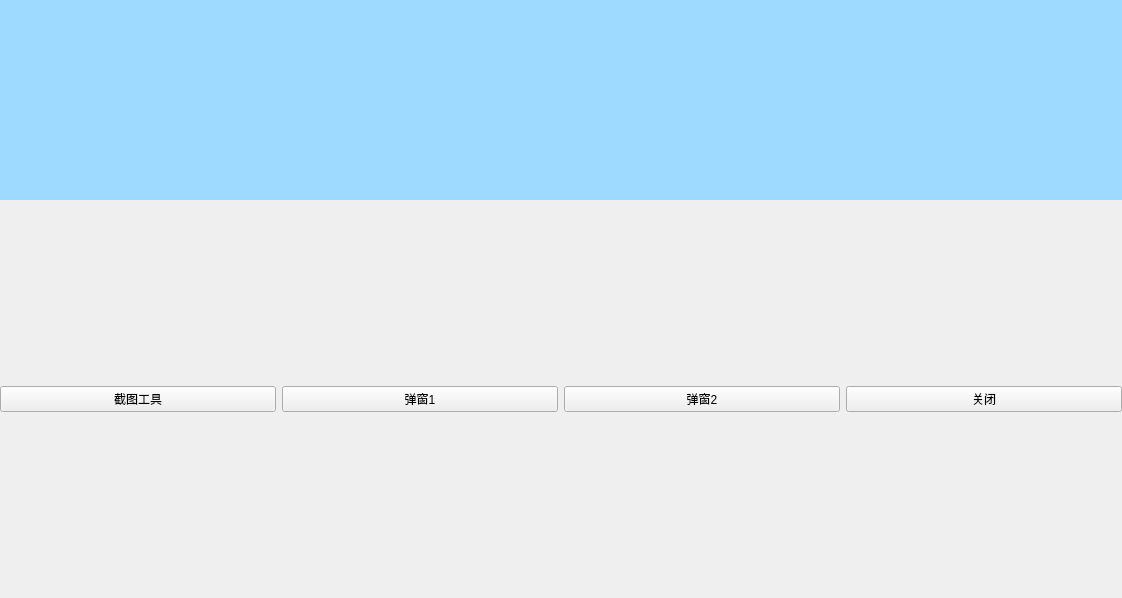
<?xml version="1.0" encoding="UTF-8"?>
<ui version="4.0">
 <class>Widget</class>
 <widget class="QWidget" name="Widget">
  <property name="geometry">
   <rect>
    <x>0</x>
    <y>0</y>
    <width>1122</width>
    <height>598</height>
   </rect>
  </property>
  <property name="windowTitle">
   <string>Widget</string>
  </property>
  <layout class="QGridLayout" name="gridLayout">
   <property name="leftMargin">
    <number>0</number>
   </property>
   <property name="topMargin">
    <number>0</number>
   </property>
   <property name="rightMargin">
    <number>0</number>
   </property>
   <property name="bottomMargin">
    <number>0</number>
   </property>
   <property name="spacing">
    <number>0</number>
   </property>
   <item row="0" column="0">
    <widget class="QWidget" name="widget" native="true">
     <property name="sizePolicy">
      <sizepolicy hsizetype="Preferred" vsizetype="Fixed">
       <horstretch>0</horstretch>
       <verstretch>0</verstretch>
      </sizepolicy>
     </property>
     <property name="minimumSize">
      <size>
       <width>0</width>
       <height>200</height>
      </size>
     </property>
     <property name="maximumSize">
      <size>
       <width>16777215</width>
       <height>200</height>
      </size>
     </property>
     <property name="styleSheet">
      <string notr="true">background-color: rgb(158, 217, 255);</string>
     </property>
    </widget>
   </item>
   <item row="1" column="0">
    <widget class="QWidget" name="widget_2" native="true">
     <layout class="QGridLayout" name="gridLayout_2">
      <property name="leftMargin">
       <number>0</number>
      </property>
      <property name="topMargin">
       <number>0</number>
      </property>
      <property name="rightMargin">
       <number>0</number>
      </property>
      <property name="bottomMargin">
       <number>0</number>
      </property>
      <property name="spacing">
       <number>0</number>
      </property>
      <item row="0" column="0">
       <layout class="QHBoxLayout" name="horizontalLayout">
        <item>
         <widget class="QPushButton" name="pushButton">
          <property name="text">
           <string>截图工具</string>
          </property>
         </widget>
        </item>
        <item>
         <widget class="QPushButton" name="pushButton_2">
          <property name="text">
           <string>弹窗1</string>
          </property>
         </widget>
        </item>
        <item>
         <widget class="QPushButton" name="pushButton_3">
          <property name="text">
           <string>弹窗2</string>
          </property>
         </widget>
        </item>
        <item>
         <widget class="QPushButton" name="pushButton_4">
          <property name="text">
           <string>关闭</string>
          </property>
         </widget>
        </item>
       </layout>
      </item>
     </layout>
    </widget>
   </item>
  </layout>
 </widget>
 <layoutdefault spacing="6" margin="11"/>
 <resources/>
 <connections/>
</ui>
